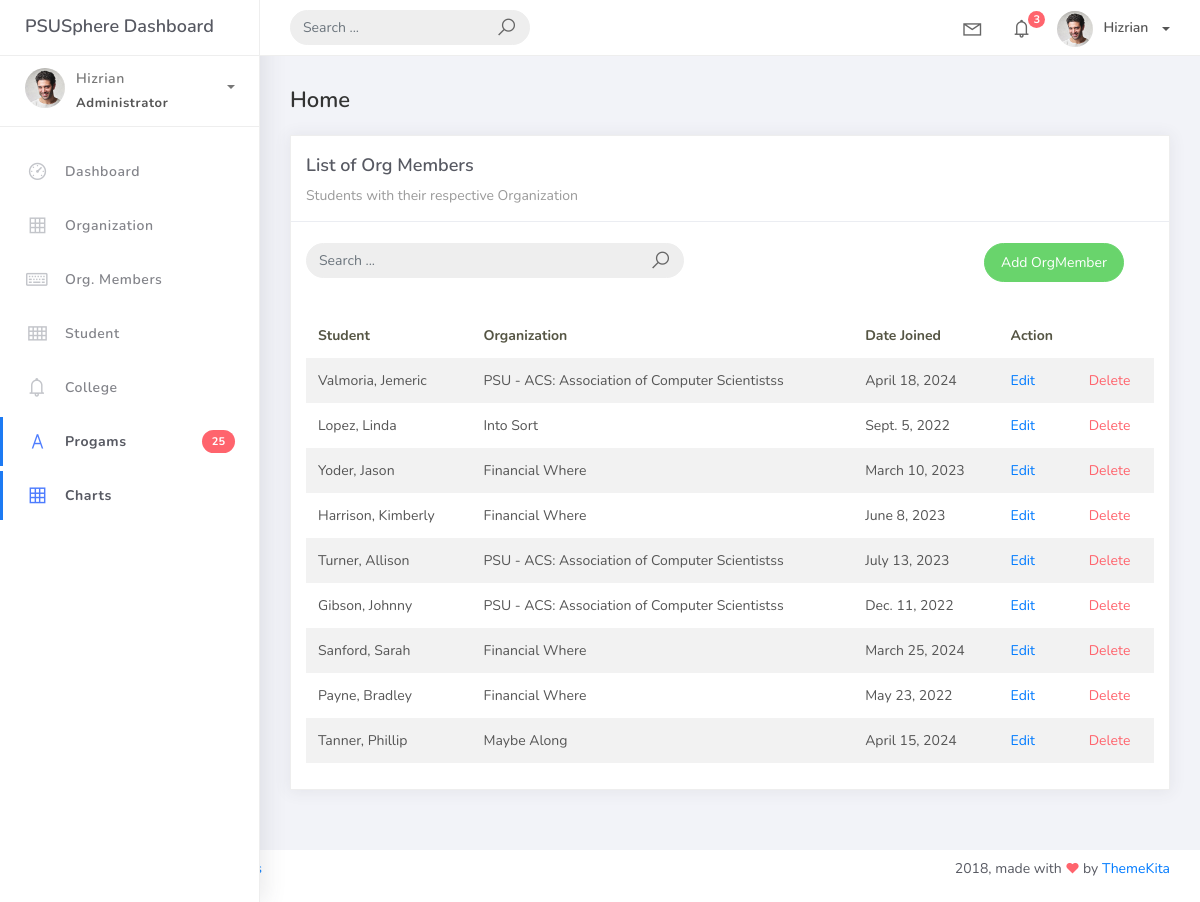
The page /orgmember_list on the database as committed earlier.
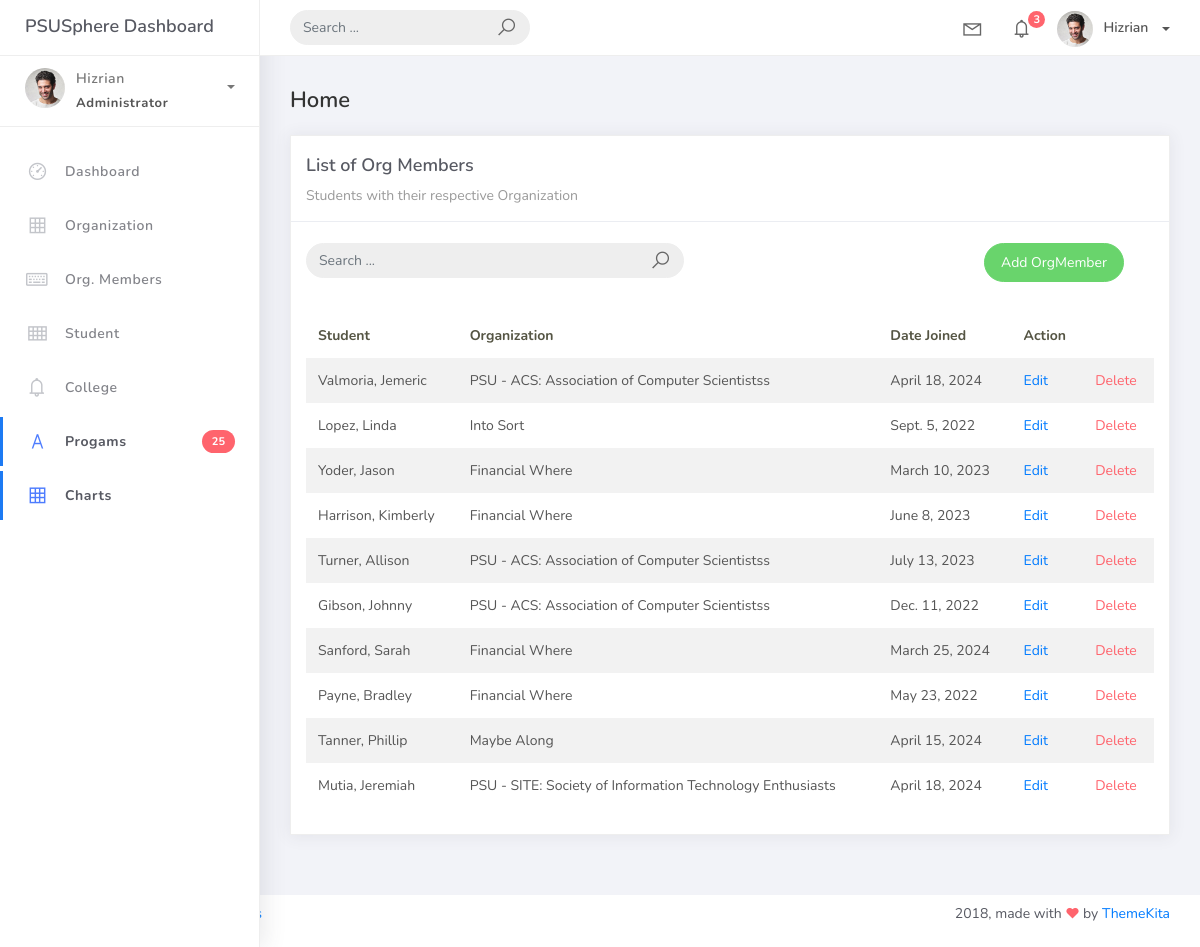
The same page on the database as committed later.
### studentorg/models.py (models this page shows)
class BaseModel(models. Model):
    created_at = models.DateTimeField(auto_now_add=True, db_index=True)
    updated_at = models.DateTimeField(auto_now=True)
    class Meta:
        abstract = True

class OrgMember(BaseModel):
    student = models.ForeignKey(Student, on_delete=models.CASCADE)
    organization = models.ForeignKey(Organization, on_delete=models.CASCADE)
    date_joined = models.DateField()

class Student(BaseModel):
    student_id = models.CharField(max_length=15)
    lastname = models.CharField(max_length=25)
    firstname = models.CharField(max_length=25)
    middlename = models.CharField(max_length=25, blank=True, null=True)
    program = models.ForeignKey(Program, on_delete=models.CASCADE)
    def __str__(self):
        return f"{self.lastname}, {self.firstname}"

class Organization(BaseModel):
    name = models.CharField(max_length=250)
    college = models.ForeignKey(
        College, null=True, blank=True, on_delete=models.CASCADE)
    description = models.CharField(max_length=500)
    def __str__(self):
        return self.name

### studentorg/views.py (the view)
# urls.py: path('orgmember_list', OrgMemList.as_view(), name='orgmember-list'),
class OrgMemList(ListView):
    model = OrgMember
    context_object_name = 'orgmember'
    template_name = "orgmember_list.html"
    paginate_by = 10
    def get_queryset(self, *args, **kwargs):
        qs = super(OrgMemList, self).get_queryset(*args, **kwargs)
        if self.request.GET.get("q") != None:
            query = self.request.GET.get('q')
            qs = qs.filter(Q(student__lastname__icontains=query) |
            Q(student__firstname__icontains=query) |
            Q(date_joined__icontains=query) | Q(organization__name__icontains=query))
        return qs

### templates/orgmember_list.html (shortened to what this page needs)
{% extends 'base.html' %} {% load static %} {% block content %}
<div class="content">
    <div class="container-fluid">
        <h4 class="page-title">Home</h4>
        <div class="row">
            <div class="col-md-12">
                <div class="card">
                    <div class="card-header">
                        <div class="card-title">List of Org Members</div>
                        <div class="card-category">Students with their respective Organization</div>
                    </div>
                    <br>
                        <div class="col-md-12 row">
                            <div class="col-md-6">
                                <form action="" class="navbar-left navbar-form nav-search mr-md-3" action="{% url 'orgmember-list' %}">
                                    <div class="input-group">
                                        <input type="text" placeholder="Search ..." class="form-control" name="q">
                                        <div class="input-group-append">
                                        <span class="input-group-text">
                                            <i class="la la-search search-icon"></i>
                                        </span>
                                        </div>
                                    </div>
                                </form>
                            </div>
                            <div class="col-md-6">
                                <div class="pull-right">
                                    <a href="{% url 'orgmember-add' %}" class="btn btn-success btn-rounded">Add OrgMember</a>
                                </div>
                            </div>
                        </div>
                    <div class="card-body">
                        <table class="table table-striped mt-3">
                            <thead>
                                <tr>
                                    <th scope="col">Student</th>
                                    <th scope="col">Organization</th>
                                    <th scope="col">Date Joined</th>
                                    <th scope="col">Action</th>
                                </tr>
                            </thead>
                            <tbody>
                                {% for object in object_list %}
                                <tr>
                                    <td>{{ object.student }}</td>
                                    <td>{{ object.organization }}</td>
                                    <td>{{ object.date_joined }}</td>
                                    <td><a href="orgmember_list/{{ object.id }}">Edit</a></td>
                                    <td><a href="orgmember_list/{{ object.id }}/delete" class="text-danger">Delete</a></td>
                                </tr>
                                {% empty %}
                                <tr>
                                    <td colspan="4" style="text-align: center">
                                    <p class="text-sm font-weight-bold mb-0">No Records Found</p>
                                    </td>
                                </tr>
                                {% endfor %}
                            </tbody>
                        </table>
                    </div>
                </div>
            </div>
        </div>
    </div>
</div>
{% endblock %}

Rows that differ between the two databases and show on the page:
added OrgMember: student "Mutia, Jeremiah", organization "PSU - SITE: Society of Information Technology Enthusiasts", date_joined "April 18, 2024"
